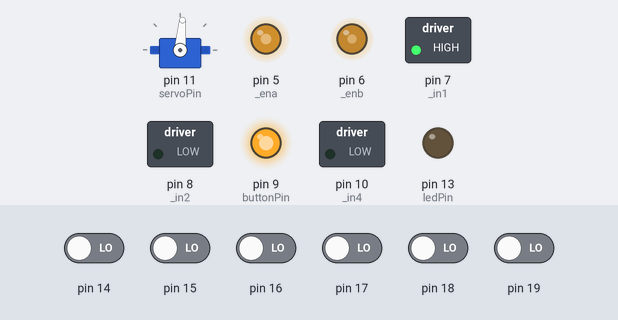
Simulated run of this sketch. Board: Arduino Uno, built with avr-gcc and run on an emulated ATmega328P. On the bench: servo, switched loads named in the sketch (green lamp = pin HIGH), output pins drawn as LEDs (lit = HIGH). Dashed ring = blinking. Inputs (shaded band) come from the test bench; at power-on: pin 14–19 LOW.

Above: at 1.2 s.
1.3 s: pin 14 driven HIGH
At 4.25 s:
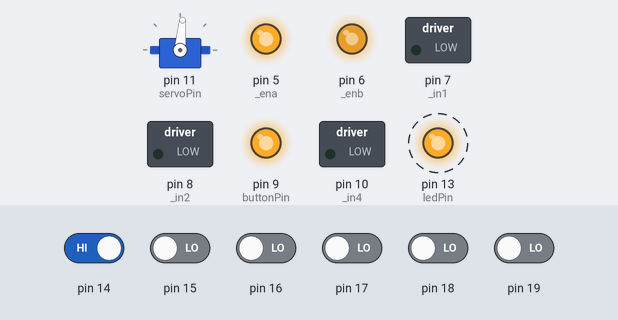
4.3 s: pin 18 driven HIGH
At 4.56 s:
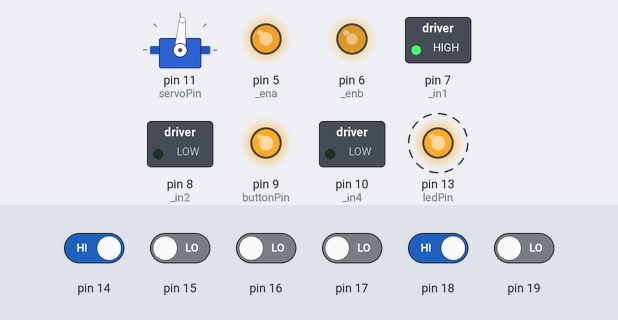
7.3 s: pin 15 driven HIGH
At 7.81 s:
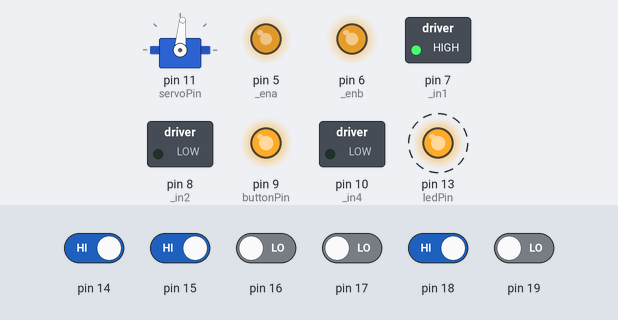
10.3 s: pin 16 driven HIGH
At 13.28 s:
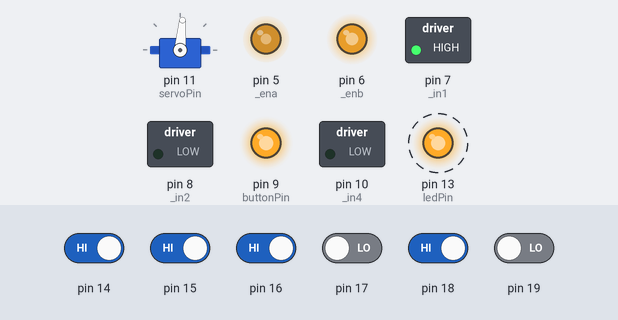
13.3 s: pin 17 driven HIGH
At 14.8 s:
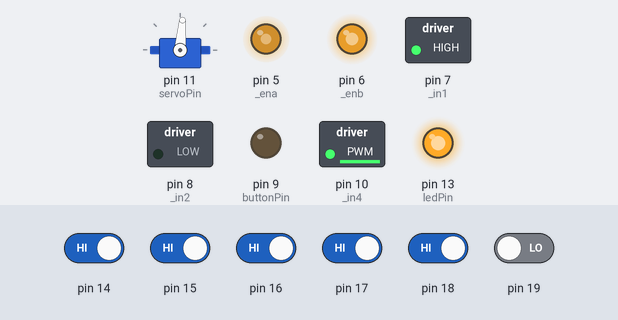
16.3 s: pin 14 driven LOW
At 16.8 s:
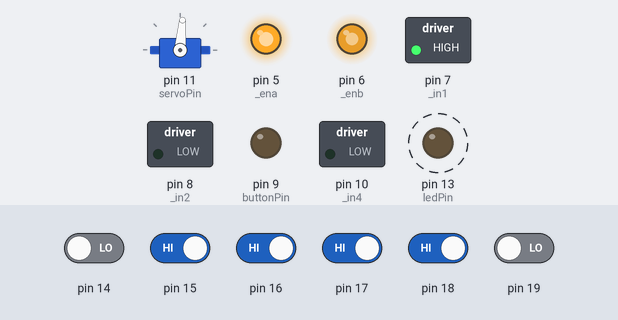
Timing chart, 0 to 20.3 s (numbered marks = the images above; inputs shaded):
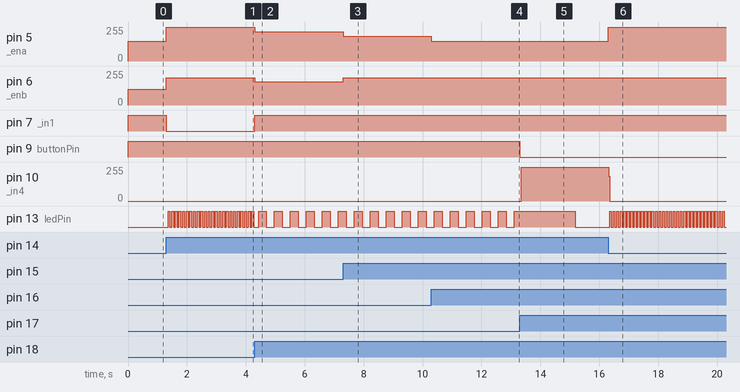

Measured:
- after the input at 1.3 s, pin 5 (_ena): 150/255 → 255/255 at once; pin 6 (_enb): 120/255 → 204/255 at once; pin 7 (_in1): HIGH → LOW at once; pin 13 (ledPin): alternates HIGH for 0.06 s and LOW for 0.06 s, starting after 0.06 s
- after the input at 4.3 s, pin 5 (_ena): 255/255 → 220/255 at once; pin 6 (_enb): 204/255 → 176/255 at once; pin 7 (_in1): LOW → HIGH at once; pin 13 (ledPin): alternates HIGH for 0.27 s and LOW for 0.27 s, starting after 0.13 s
- after the input at 7.3 s, pin 5 (_ena): 220/255 → 185/255 at once; pin 6 (_enb): 176/255 → 204/255 at once
- after the input at 10.3 s, pin 5 (_ena): 185/255 → 150/255 at once
- after the input at 13.3 s, pin 9 (buttonPin): HIGH → LOW at once; pin 10 (_in4): 0/255 → 254/255 after 0.05 s
- after the input at 16.3 s, pin 5 (_ena): 150/255 → 255/255 at once; pin 6 (_enb): stays 204/255 (without the input it goes to 120/255 after 1.8 s); pin 10 (_in4): 254/255 → 0/255 at once; pin 13 (ledPin): alternates HIGH for 0.06 s and LOW for 0.06 s, starting after 0.05 s

The sketch:

line_follower_robot_PID_controller_v5.ino
```cpp
 /*
  Line Follower Robot with PID Controller
    Create By Nguyễn Minh Triết
    Date: 25-02-2019
    Thanks For Using
*/

//-------------- Robot Defines

# define NO________LINE 0
# define CROSS____LINES 1
# define JUNCTION_LINES 2
# define FOLLOWING_LINE 3
# define TURNRIGHT_LINE 4
# define TURNLEFT__LINE 5

int mode = 0;
int widthCrossLines = 0;
int maxwidthCrossLines = 2;
int countCrossLines = 0;

const int ledPin = LED_BUILTIN; //Pin 13
int countLoops = 0;
bool ledState = LOW;
const int buttonPin = 9;


//-------------- LMotorController
const int _ena = 5;
const int _in1 = 7;
const int _in2 = 8;
const int _enb = 6;
const int _in3 = 9;
const int _in4 = 10;
const double _motorAConst = 1.0;
const double _motorBConst = 0.8;
int _currentSpeed = 0;

//-------------- Line Follower Sensor more to the Left is "0"

byte LFSensors0 = B00000000;
byte LFSensorsT = B00000000;

//-------------UltraSonic Sensor
const int trigPin = 3;
const int echoPin = 4;
double distance = 0; // distance with Centimetter

//-------------Servo Motor
#include <Servo.h>
const int servoPin = 11;
Servo myServo;

//-------------PID controller
float Kp=35;
float Ki=0;
float Kd=15;

float error=0, P=0, I=0, D=0, PIDvalue=0;
float previousError=0, previousI=0;

void setup() {
  Serial.begin(9600);
  pinMode(ledPin, OUTPUT);
  pinMode(buttonPin, INPUT_PULLUP);

  //---------------LMotorController

  pinMode(_ena, OUTPUT);
  pinMode(_in1, OUTPUT);
  pinMode(_in2, OUTPUT);

  pinMode(_enb, OUTPUT);
  pinMode(_in3, OUTPUT);
  pinMode(_in4, OUTPUT);

//-------------- Line Follower Sensor more to the Left is "0"

  DDRC = DDRC | B00000000;


//-------------- UltraSonic Sensor

  pinMode(trigPin, OUTPUT);
  pinMode(echoPin, INPUT);


//-------------- Servo Motor

  myServo.attach(servoPin);
  //delay(5000); // Delay 5 seconds for beginning
  myServo.write(85);

}

//--------------------------------------Read Line Follower Sensor

void readLFSensors(){
  LFSensors0 = B10000000 | PINC;

  if(     LFSensors0 == B10000000){mode = CROSS____LINES; error = 0;}
  else if(LFSensors0 == B10011110){mode = TURNLEFT__LINE; error = 0;}
  else if(LFSensors0 == B10011100){mode = FOLLOWING_LINE; error =-3;}
  else if(LFSensors0 == B10001100){mode = FOLLOWING_LINE; error =-3;}
  else if(LFSensors0 == B10011000){mode = TURNLEFT__LINE; error = 0;}
  else if(LFSensors0 == B10010000){mode = TURNLEFT__LINE; error = 0;}
  else if(LFSensors0 == B10010100){mode = TURNLEFT__LINE; error = 0;}
  else if(LFSensors0 == B10011101){mode = FOLLOWING_LINE; error =-2;}
  else if(LFSensors0 == B10011001){mode = FOLLOWING_LINE; error =-1;}
  else if(LFSensors0 == B10010001){mode = FOLLOWING_LINE; error = 0;}
  else if(LFSensors0 == B10011011){mode = FOLLOWING_LINE; error = 0;}
  else if(LFSensors0 == B10001010){mode = FOLLOWING_LINE; error = 0;}
  else if(LFSensors0 == B10010011){mode = FOLLOWING_LINE; error = 1;}
  else if(LFSensors0 == B10010111){mode = FOLLOWING_LINE; error = 2;}
  else if(LFSensors0 == B10000001){mode = TURNRIGHT_LINE; error = 0;}
  else if(LFSensors0 == B10000101){mode = TURNRIGHT_LINE; error = 0;}
  else if(LFSensors0 == B10000011){mode = TURNRIGHT_LINE; error = 0;}
  else if(LFSensors0 == B10000111){mode = FOLLOWING_LINE; error = 3;}
  else if(LFSensors0 == B10000110){mode = FOLLOWING_LINE; error = 3;}
  else if(LFSensors0 == B10001111){mode = TURNRIGHT_LINE; error = 0;}
  else if(LFSensors0 == B10000100){mode = JUNCTION_LINES; error = 0;}
  else if(LFSensors0 == B10011111){mode = NO________LINE; error = 0;}
}

//------------------------------Calculate PID
void calculatePID(){
  P = error;
  I = I + error;
  D = error - previousError;
  PIDvalue = (Kp*P) + (Ki*I) + (Kd*D);
  previousError = error;
}

//-------------------------------Test Line Follower Sensor and PID value

void testLineFollowSensors(){
  readLFSensors();
  if(LFSensorsT != LFSensors0) {
    Serial.println(LFSensors0, BIN);
    Serial.print(" mode:  ");
    Serial.println(mode);
    Serial.print(" error:  ");
    Serial.println(error);
    Serial.println("------------------------");

    Serial.print(" P=  ");
    Serial.print(P);
    Serial.print(" Kp=  ");
    Serial.println(Kp);
    Serial.print(" I=  ");
    Serial.println(I);
    Serial.print(" Ki=  ");
    Serial.println(Ki);
    Serial.print(" D=  ");
    Serial.println(D);
    Serial.print(" Kd=  ");
    Serial.println(Kd);
    Serial.print(" previousI=  ");
    Serial.println(previousI);
    Serial.print(" PIDvalue=  ");
    Serial.println(PIDvalue);
    Serial.println("------------------------");
    }
    LFSensorsT = LFSensors0;
}

//--------------------------------------Read UltraSonic Sensor

void DistanceObstacle(){
  digitalWrite(trigPin, LOW); // TrunOff trigger Pin
  delayMicroseconds(2);
  digitalWrite(trigPin, HIGH); // Transmit a pulse from trigger Pin
  delayMicroseconds(10); // width of pulse is 10 micro seconds
  digitalWrite(trigPin, LOW); // TrunOff trigger Pin
  long duration = pulseIn(echoPin, HIGH); // width of pulse that is received from echoPin
  double microsecondsToCentimeters = duration / 29.412 / 2;   // count distance of obstacle
  distance = microsecondsToCentimeters;
}

//---------------LMotorController
void LMotorController_move(int leftSpeed, int rightSpeed, int minAbsSpeed){
  if (leftSpeed < 0){
    leftSpeed = constrain(leftSpeed, -1*minAbsSpeed, -255);
    }
  else {
    leftSpeed = constrain(leftSpeed, minAbsSpeed, 255);
    }
  int realLeftSpeed = map(abs(leftSpeed), 0, 255, minAbsSpeed, 255);
  if (rightSpeed < 0){
    rightSpeed = constrain(rightSpeed, -1*minAbsSpeed, -255);
    }
  else {
    rightSpeed = constrain(rightSpeed, minAbsSpeed, 255);
    }
  int realRightSpeed = map(abs(rightSpeed), 0, 255, minAbsSpeed, 255);

  digitalWrite(_in3, leftSpeed > 0 ? HIGH : LOW);
  digitalWrite(_in4, leftSpeed > 0 ? LOW : HIGH);
  digitalWrite(_in1, rightSpeed > 0 ? HIGH : LOW);
  digitalWrite(_in2, rightSpeed > 0 ? LOW : HIGH);
  analogWrite(_ena, realRightSpeed * _motorAConst);
  analogWrite(_enb, realLeftSpeed * _motorBConst);

}
//---------------LMotorController_PID
void LMotorController_PID(int robotSpeed, int minAbsSpeed){
  int leftSpeed = robotSpeed + PIDvalue;   // If robot move to left sideways then PIDvalue < 0. So that "+" PIDvalue to decrease the leftSpeed
  int rightSpeed = robotSpeed - PIDvalue; // If robot move to right sideways then PIDvalue > 0. Sothat "-" PIDvalue to decerase the rightSpeed
  if (leftSpeed < 0){
    leftSpeed = constrain(leftSpeed, -1*minAbsSpeed, -255);
    }
  else {
    leftSpeed = constrain(leftSpeed, minAbsSpeed, 255);
    }
  int realLeftSpeed = map(abs(leftSpeed), 0, 255, minAbsSpeed, 255);
  if (rightSpeed < 0){
    rightSpeed = constrain(rightSpeed, -1*minAbsSpeed, -255);
    }
  else {
    rightSpeed = constrain(rightSpeed, minAbsSpeed, 255);
    }
  int realRightSpeed = map(abs(rightSpeed), 0, 255, minAbsSpeed, 255);

  digitalWrite(_in3, leftSpeed > 0 ? HIGH : LOW);
  digitalWrite(_in4, leftSpeed > 0 ? LOW : HIGH);
  digitalWrite(_in1, rightSpeed > 0 ? HIGH : LOW);
  digitalWrite(_in2, rightSpeed > 0 ? LOW : HIGH);
  analogWrite(_ena, realRightSpeed * _motorAConst);
  analogWrite(_enb, realLeftSpeed * _motorBConst);

  _currentSpeed = (realLeftSpeed + realRightSpeed)/2;
}

//----------------
void LMotorController_move(int robotSpeed, int minAbsSpeed){
  int direct = 1;
  if (robotSpeed < 0){
    direct = -1;
    robotSpeed = constrain(robotSpeed, -1*minAbsSpeed, -255);
    }
  else {
    robotSpeed = constrain(robotSpeed, minAbsSpeed, 255);
    }
  if (robotSpeed == _currentSpeed) return;

  int realSpeed = max(minAbsSpeed, abs(robotSpeed));

  digitalWrite(_in1, robotSpeed > 0 ? HIGH : LOW);
  digitalWrite(_in2, robotSpeed > 0 ? LOW : HIGH);
  digitalWrite(_in3, robotSpeed > 0 ? HIGH : LOW);
  digitalWrite(_in4, robotSpeed > 0 ? LOW : HIGH);
  analogWrite(_ena, realSpeed * _motorAConst);
  analogWrite(_enb, realSpeed * _motorBConst);

  _currentSpeed = direct * realSpeed;
}

//----------------
void LMotorController_move(int robotSpeed){
  if (robotSpeed == _currentSpeed) return;
  robotSpeed = constrain(robotSpeed, -255, 255);

  digitalWrite(_in1, robotSpeed > 0 ? HIGH : LOW);
  digitalWrite(_in2, robotSpeed > 0 ? LOW : HIGH);
  digitalWrite(_in3, robotSpeed > 0 ? HIGH : LOW);
  digitalWrite(_in4, robotSpeed > 0 ? LOW : HIGH);
  analogWrite(_ena, abs(robotSpeed) * _motorAConst);
  analogWrite(_enb, abs(robotSpeed) * _motorBConst);

  _currentSpeed = robotSpeed;
}

//----------------
void LMotorController_turnLeft(int robotSpeed){
  digitalWrite(_in1, HIGH);
  digitalWrite(_in2, LOW);
  digitalWrite(_in3, LOW);
  digitalWrite(_in4, LOW);
  analogWrite(_ena, robotSpeed * _motorAConst);
  analogWrite(_enb, robotSpeed * _motorBConst);
}

//----------------
void LMotorController_roundLeft(int robotSpeed, bool kick){
  digitalWrite(_in1, HIGH);
  digitalWrite(_in2, LOW);
  digitalWrite(_in3, LOW);
  digitalWrite(_in4, HIGH);

  if (kick){
    analogWrite(_ena, 255);
    analogWrite(_enb, 255);
    delay(1);
    }

  analogWrite(_ena, robotSpeed * _motorAConst);
  analogWrite(_enb, robotSpeed * _motorBConst);
}

//----------------
void LMotorController_turnRight(int robotSpeed){
  digitalWrite(_in1, LOW);
  digitalWrite(_in2, LOW);
  digitalWrite(_in3, HIGH);
  digitalWrite(_in4, LOW);
  analogWrite(_ena, robotSpeed * _motorAConst);
  analogWrite(_enb, robotSpeed * _motorBConst);
}


//----------------
void LMotorController_roundRight(int robotSpeed, bool kick){
  digitalWrite(_in1, LOW);
  digitalWrite(_in2, HIGH);
  digitalWrite(_in3, HIGH);
  digitalWrite(_in4, LOW);

  if (kick){
    analogWrite(_ena, 255);
    analogWrite(_enb, 255);
    delay(100);
    }

  analogWrite(_ena, robotSpeed * _motorAConst);
  analogWrite(_enb, robotSpeed * _motorBConst);
}

//----------------
void LMotorController_stop(){
  digitalWrite(_in1, LOW);
  digitalWrite(_in2, LOW);
  digitalWrite(_in3, LOW);
  digitalWrite(_in4, LOW);
  analogWrite(_ena, 255);
  analogWrite(_enb, 255);

  _currentSpeed = 0;

}

//---------------Led Blink Control with no delay-------
void ledBlink() {
 countLoops ++;
 if (countLoops == 1000) {
   if (ledState == LOW) {
     ledState = HIGH;
   }
   else{
     ledState = LOW;
   }
   digitalWrite (ledPin, ledState);
   countLoops = 0;
 }
}

//---------------Line Follower RoBot PID Control

void loop() {
  readLFSensors();
  ledBlink();
  switch (mode){
    case JUNCTION_LINES:
      //LMotorController_stop();
      previousError = error;
      if (countCrossLines == 2){  //If number of crosslines = 2 then robot trunleft
        LMotorController_turnLeft(255);
      };
      if(countCrossLines == 1){ //If number of crosslines = 1 then count distance of obstacle
        DistanceObstacle();
        if (distance <= 25){
        LMotorController_stop();
        delay(5000);
          LMotorController_turnLeft(255);
        };
        if ((distance > 25) && (distance <= 45)) {
          LMotorController_turnRight(255);
          delay(500);
        };
        if (distance > 45) {

          LMotorController_turnRight(255);
          delay(500);
        };
      };
      countCrossLines = 0; // Reset countCrossLines
      widthCrossLines = 0; // reset widthCrossLines
      break;

    case CROSS____LINES:
      widthCrossLines ++;
      //LMotorController_stop();
      LMotorController_move(200, 50);
      LMotorController_move(150, 50);
      delay(10);
      previousError = error;

      break;

    case NO________LINE:
      LMotorController_stop();
      LMotorController_roundLeft(150, true);
      delay(5);
      previousError = error;
      break;

    case FOLLOWING_LINE:
      calculatePID();
      LMotorController_PID(220, 0);
      //testLineFollowSensors();
      if (widthCrossLines >= maxwidthCrossLines){  // count crosslines
        countCrossLines ++;
      }
      widthCrossLines = 0; // reset widthCrossLines
      break;

    case TURNRIGHT_LINE:
      LMotorController_turnRight(255);
      previousError = error;
      //delay(100);
      break;

    case TURNLEFT__LINE:
      LMotorController_turnLeft(255);
      //delay(100);
      previousError = error;
      break;
  }
}
```
